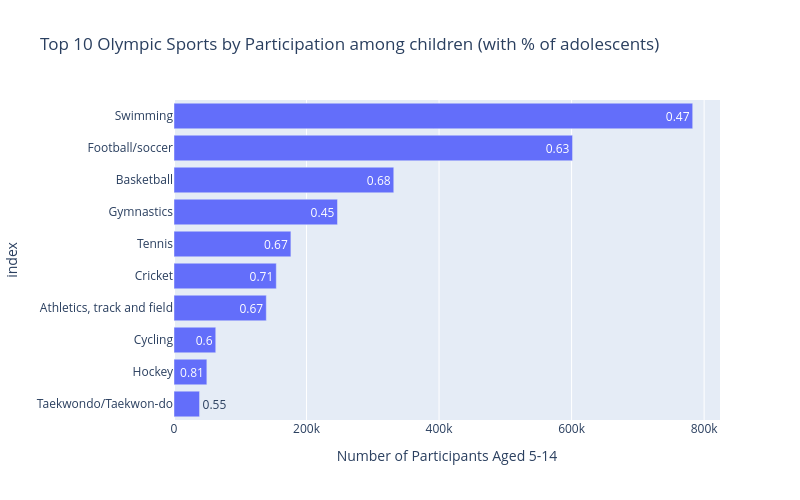

Notebook source saved alongside this figure:
### Markdown cell above
This table presents the top 10 Olympic sports with the highest participation among children and adolescents aged 5-14.

- `male_ratio`: proportion of male participants within each sport
    - used to identify male-dominated participation sports

- `adolescent_ratio`: proportion of adolescents aged 9–14 within the total participants aged 5–14
    - used to examine whether participation is maintained during adolescence

**Key Findings**

- **Swimming** recorded the highest youth participation among Olympic sports (around 782,779 participants), but showed a relatively lower adolescent ratio (0.47).

- **Football/soccer** showed the second-highest participation level (around 601,482 participants) with a relatively strong adolescent ratio (0.63).

- **Basketball** demonstrated both high participation (around 331,652 participants) and a high adolescent ratio (0.68), suggesting relatively strong adolescent retention.

- Other sports, such as **Gymnastics**, **Tennis**, and **Cricket**, showed fewer than 300,000 participants.

### Code cell
import plotly.express as px
top_participation['adolescent_ratio'] = top_participation['adolescent_ratio'].round(2)

fig = px.bar(
    top_participation,
    x='5-14',
    y=top_participation.index,
    orientation='h',
    text = 'adolescent_ratio',
    title='Top 10 Olympic Sports by Participation among children (with % of adolescents)',
    labels={
        '5-14': 'Number of Participants Aged 5-14',
        'y': 'Sport'
    },
    width = 800,
    height = 500
)

fig.update_layout(yaxis={'categoryorder': 'total ascending'})
fig.show()

### Figure 1 — Plotly figure (JSON) as saved in the notebook; plotly's stock layout.template omitted (floating-point values rounded to 4 significant figures)
{"data": [{"hovertemplate": "Number of Participants Aged 5-14=%{x}<br>index=%{y}<br>adolescent_ratio=%{text}<extra></extra>", "legendgroup": "", "marker": {"color": "#636efa", "pattern": {"shape": ""}}, "name": "", "orientation": "h", "showlegend": false, "text": [0.47, 0.63, 0.68, 0.45, 0.67, 0.71, 0.67, 0.6, 0.81, 0.55], "textposition": "auto", "type": "bar", "x": [782800.0, 601500.0, 331700.0, 246800.0, 176400.0, 154400.0, 139300.0, 63000.0, 49590.0, 38560.0], "xaxis": "x", "y": ["Swimming", "Football/soccer", "Basketball", "Gymnastics", "Tennis", "Cricket", "Athletics, track and field", "Cycling", "Hockey", "Taekwondo/Taekwon-do"], "yaxis": "y"}], "layout": {"barmode": "relative", "height": 500, "legend": {"tracegroupgap": 0}, "title": {"text": "Top 10 Olympic Sports by Participation among children (with % of adolescents)"}, "width": 800, "xaxis": {"anchor": "y", "domain": [0, 1], "title": {"text": "Number of Participants Aged 5-14"}}, "yaxis": {"anchor": "x", "categoryorder": "total ascending", "domain": [0, 1], "title": {"text": "index"}}}}
